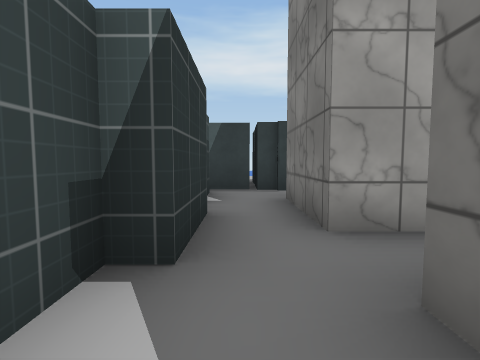
View 1 (above)

24 first-person views from a walk through a 3-D level made in the Unity game engine. The camera is 1.2 m above the floor, tilts 4° down and sees 85° across. The floor is counted in squares, 2 m on a side. Each view is taken from the middle of a square. On the plan, view 1 faces up. The plan holds only what a view shows up to about 9 squares ahead; the rest is blank. The place goes on beyond the plan. Some surface patterns are stand-ins.

View 2
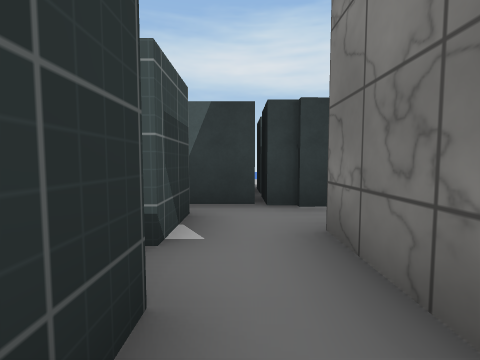

View 3
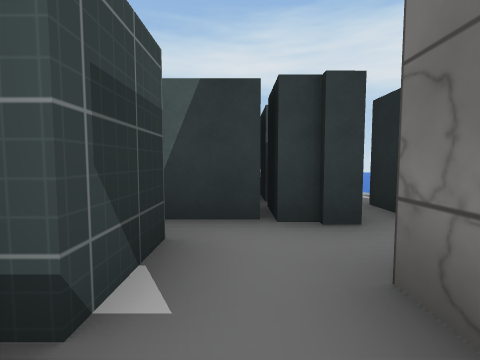

View 4
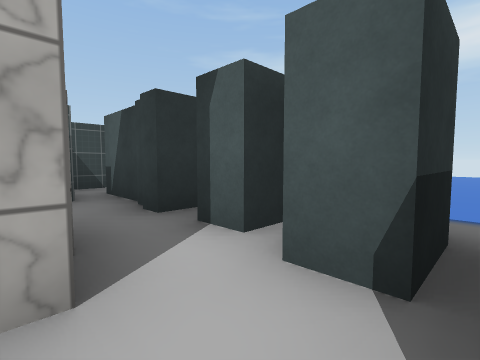

View 5
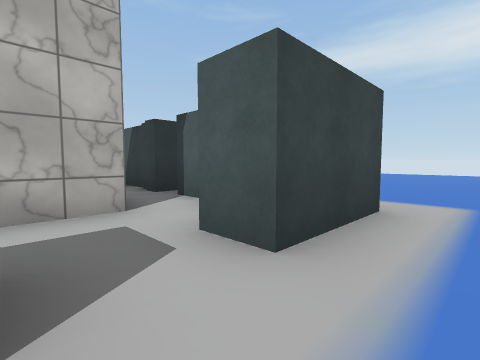

View 6
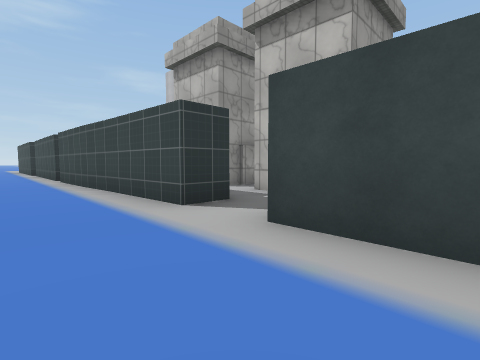

View 7
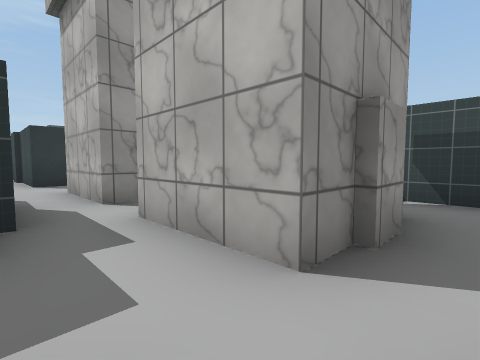

View 8
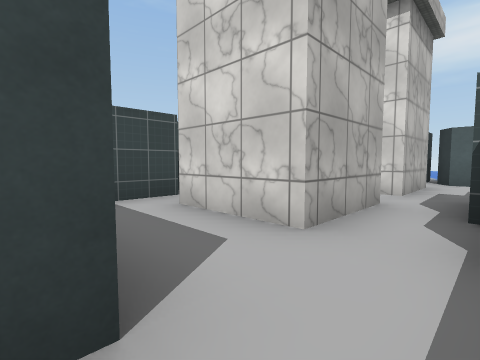

View 9
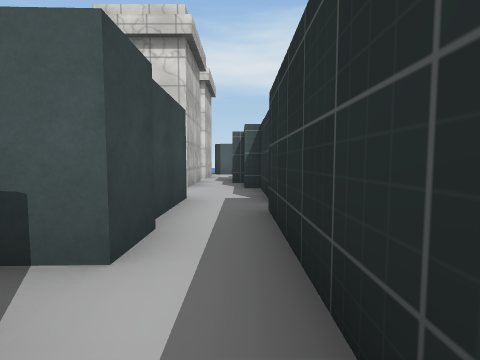

View 10
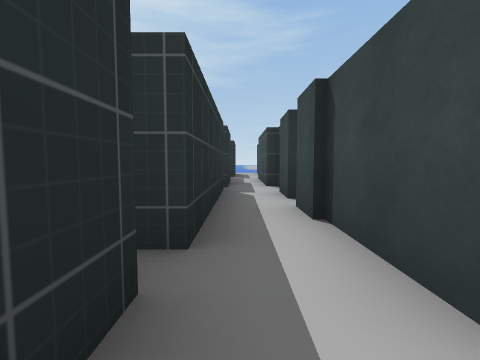

View 11
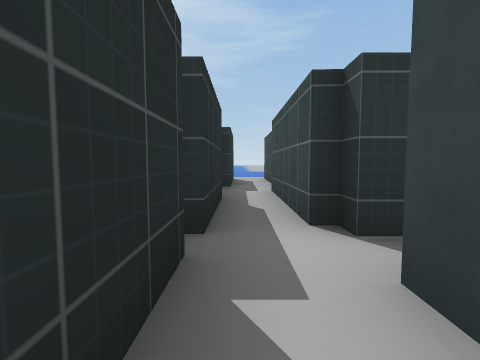

View 12
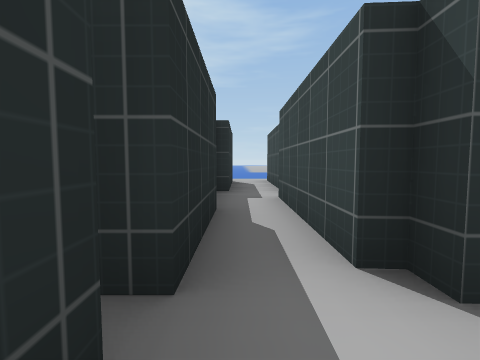

View 13
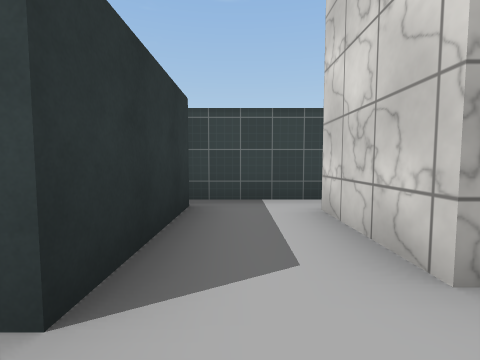

View 14
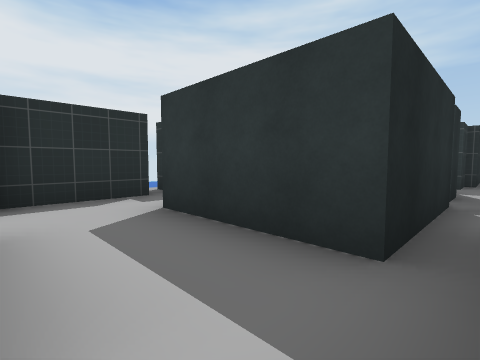

View 15
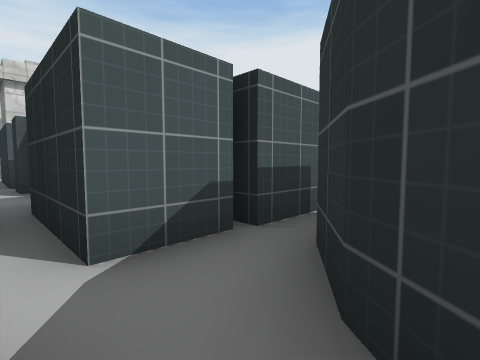

View 16
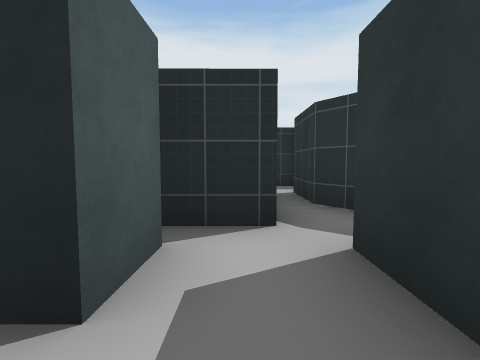

View 17
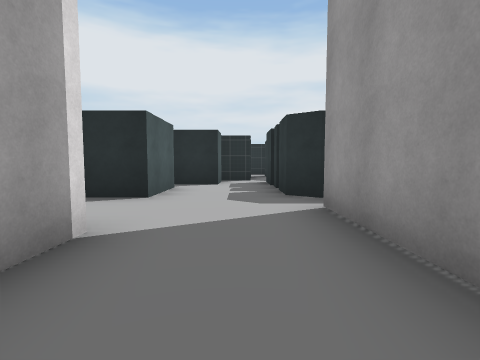

View 18
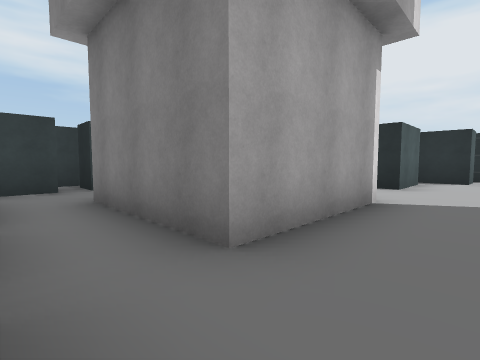

View 19
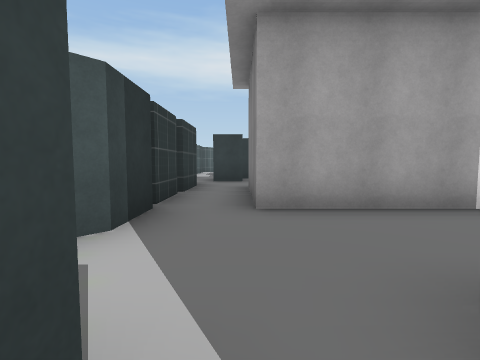

View 20
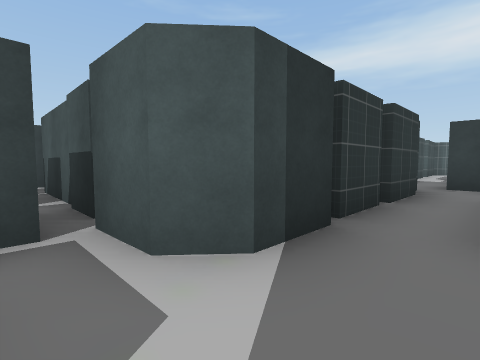

View 21
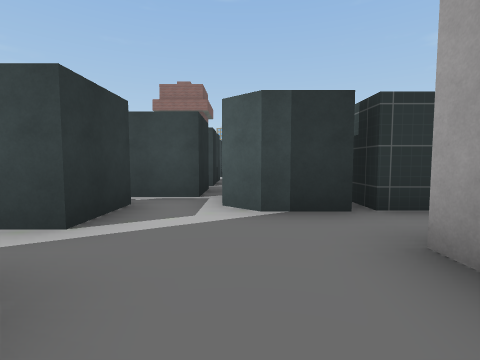

View 22
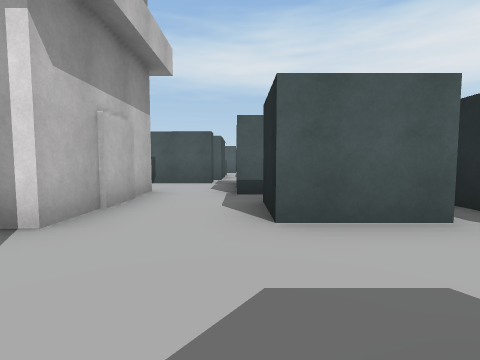

View 23
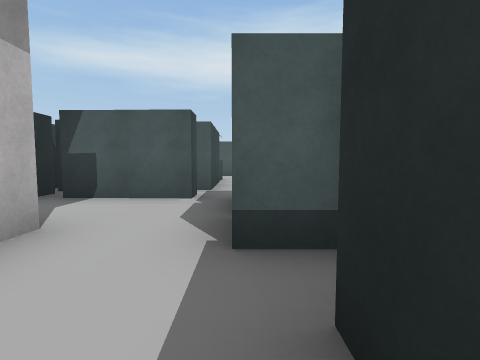

View 24
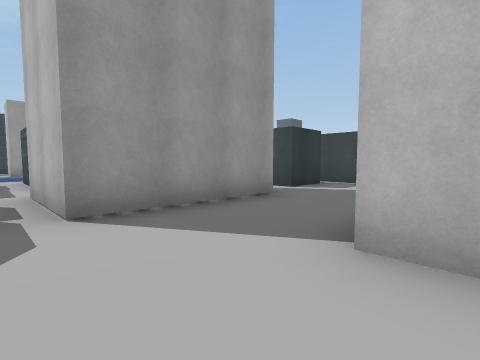

### Floor plan
Key: @ floor where view 1 was taken; # wall or solid block; x gap in a wall; . floor.
Columns run from 17 left of view 1 to 7 right of it. Each row starts with its distance up from view 1.
 14                     ...
 13                     ...
 12                     ....
 11                     ....
 10                     ....
  9                     ....
  8                  # .....
  7                  ##.....
  6               #.#####.#..
  5               ###.....#..
  4                 #.##.....
  3                 #.##.....
  2                 #....##..
  1                 #.##.##..
  0                 #@##.##..
 -1                 #.##.##..
 -2                 #.....#..
 -3        .##      #.###.#..
 -4        .#####    .###.#..
 -5        .##...    .###.#.
 -6       #......    .# ..#.
 -7       #..###.##  .###.#
 -8       #..###..###.. x..
 -9       #..###..###.###.#
-10       #.........#.###.#
-11 #######...........###.#
-12   ##.#...####.###..##.#
-13      #.#.   #.   .###.#

Positions as (right, up) in squares from view 1, and headings:
1: (0, 0), facing up
2: (0, 2), facing up
3: (0, 3), facing up
4: (4, 4), facing up-left
5: (6, 3), facing up-left
6: (7, 6), facing down-left
7: (4, 5), facing down-left
8: (4, -3), facing up-left
9: (4, -7), facing up
10: (4, -2), facing down
11: (4, -6), facing down
12: (4, -7), facing down
13: (4, -2), facing left
14: (0, -1), facing down-right
15: (0, -13), facing up-right
16: (-2, -11), facing right
17: (-8, -11), facing right
18: (-10, -11), facing up-right
19: (-9, -13), facing up
20: (-9, -12), facing up-left
21: (-7, -11), facing left
22: (-4, -12), facing up
23: (-4, -9), facing up
24: (-4, -9), facing down-left
